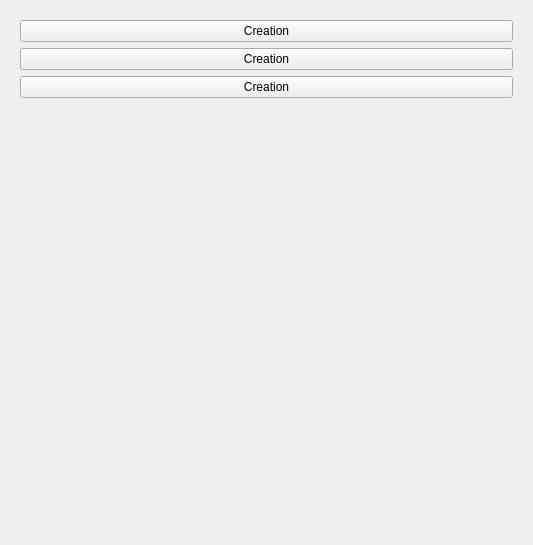
<?xml version="1.0" encoding="UTF-8"?>
<ui version="4.0">
 <class>Form</class>
 <widget class="QWidget" name="Form">
  <property name="geometry">
   <rect>
    <x>0</x>
    <y>0</y>
    <width>533</width>
    <height>545</height>
   </rect>
  </property>
  <property name="windowTitle">
   <string>Form</string>
  </property>
  <layout class="QVBoxLayout" name="verticalLayout">
   <item>
    <widget class="QWidget" name="widget_2" native="true">
     <layout class="QVBoxLayout" name="verticalLayout_3">
      <item>
       <widget class="QPushButton" name="Creation">
        <property name="text">
         <string>Creation</string>
        </property>
       </widget>
      </item>
      <item>
       <widget class="QPushButton" name="CreationGuided">
        <property name="text">
         <string>Creation</string>
        </property>
       </widget>
      </item>
      <item>
	<widget class="QPushButton" name="CreationInit">
          <property name="text">
            <string>Creation</string>
          </property>
	</widget>
      </item>
     </layout>
    </widget>
   </item>
   <item>
    <widget class="QWidget" name="widget" native="true">
     <layout class="QVBoxLayout" name="verticalLayout_2">
      <item>
       <spacer name="verticalSpacer">
        <property name="orientation">
         <enum>Qt::Vertical</enum>
        </property>
        <property name="sizeHint" stdset="0">
         <size>
          <width>20</width>
          <height>458</height>
         </size>
        </property>
       </spacer>
      </item>
     </layout>
    </widget>
   </item>
  </layout>
 </widget>
 <resources/>
 <connections/>
</ui>
